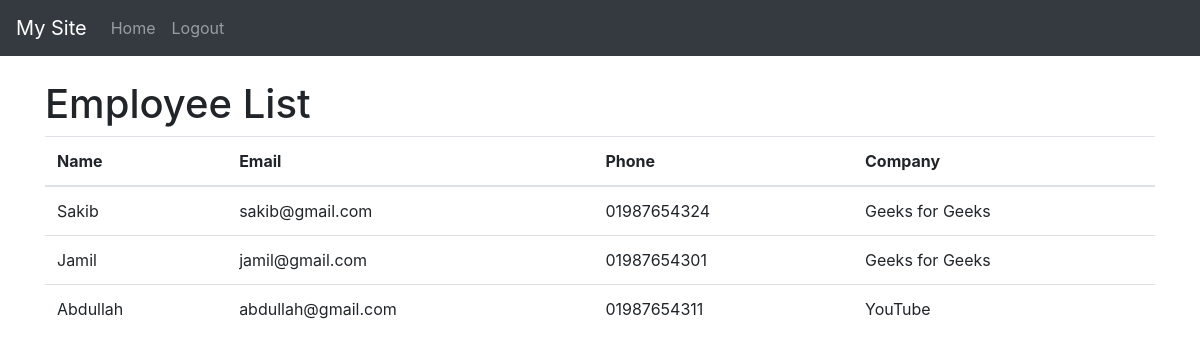
The page /manage/employee/list/ (signed in) on the database its author committed.
### management/models.py (models this page shows, shortened)
class Employee(models.Model):
    name = models.CharField(max_length=255)
    email = models.EmailField(unique=True)
    phone_number = models.CharField(max_length=20,unique=True)
    company = models.ForeignKey(Company, on_delete=models.CASCADE)

class Company(models.Model):
    user = models.OneToOneField(User, related_name='company', on_delete=models.CASCADE)
    name = models.CharField(max_length=255)
    address = models.CharField(max_length=255)
    contact_info = models.CharField(max_length=255)
    def __str__(self):
        return self.name
    class Meta:
        verbose_name_plural = 'Companies'

### management/views.py (the view)
# urls.py: path('employee/list/',EmployeeList.as_view(),name='employee_list'),
class EmployeeList(LoginRequiredMixin, ListView):
    model = Employee
    template_name = 'management/employee_list.html'
    context_object_name = 'employees'
    def get_queryset(self):
        return Employee.objects.all

### templates/management/employee_list.html (shortened to what this page needs)
{% extends 'base.html' %}
{% block content %}
  <h1>Employee List</h1>
  <table class="table">
    <thead>
      <tr>
        <th scope="col">Name</th>
        <th scope="col">Email</th>
        <th scope="col">Phone</th>
        <th scope="col">Company</th>
      </tr>
    </thead>
    <tbody>
      {% for employee in employees %}
        <tr>
          <td>{{ employee.name }}</td>
          <td>{{ employee.email }}</td>
          <td>{{ employee.phone_number }}</td>
          <td>{{ employee.company }}</td>
        </tr>
      {% empty %}
        <tr>
          <td colspan="4">No employees found.</td>
        </tr>
      {% endfor %}
    </tbody>
  </table>
{% endblock %}

### rows shown on the page
Employee: name "Sakib", email "sakib@gmail.com", phone_number "01987654324", company "Geeks for Geeks"
Employee: name "Jamil", email "jamil@gmail.com", phone_number "01987654301", company "Geeks for Geeks"
Employee: name "Abdullah", email "abdullah@gmail.com", phone_number "01987654311", company "YouTube"
